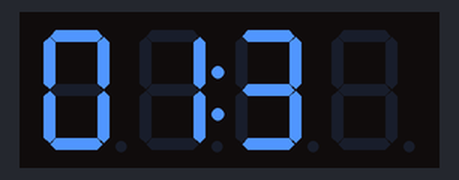
Simulated run of this sketch. Board: Arduino Uno, built with avr-gcc and run on an emulated ATmega328P. Shown: 4-digit seven-segment display.

Above: at 0.1 s.
At 7.1 s:
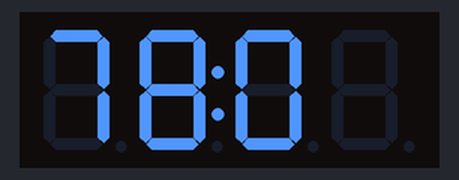
At 12.1 s:
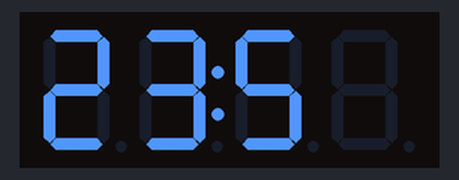
At 18.1 s:
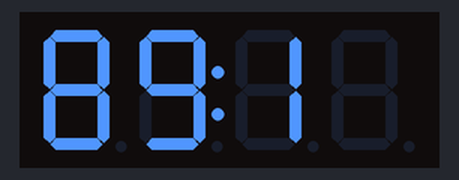
At 26.1 s:
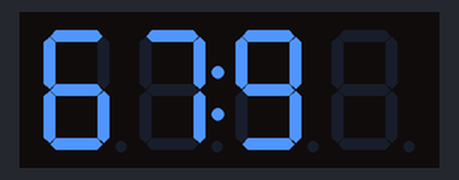
At 39.1 s:
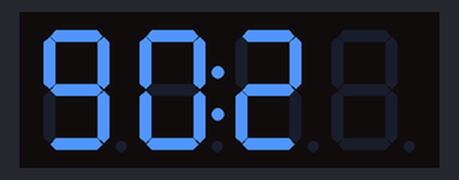

Measured:
- what the display in image 1 shows lasts 1.0 s, from 7.0 s to 8.0 s

The sketch:

208.ino
```cpp
#include <Wire.h>  // Include Wire library for I2C communication
#include <Adafruit_LEDBackpack.h>  // Include Adafruit library for HT16K33

// Create an instance of the Adafruit 7-segment display class
Adafruit_7segment display = Adafruit_7segment();

// Digits to display (0-3)
byte digitsToDisplay[4] = {0, 1, 2, 3};

// Brightness level (0-15 for HT16K33)
int brightness = 0;

// Timing variables
unsigned long previousMillis = 0;
const long interval = 1000;  // 1 second interval for scrolling

void setup() {
  // Initialize the display with I2C address 0x70 (default for HT16K33)
  display.begin(0x70);

  // Set initial brightness
  setBrightness(brightness);

  // Display the initial digits
  renderDisplay();
}

void loop() {
  // Get the current time
  unsigned long currentMillis = millis();

  // Check if 1 second has passed
  if (currentMillis - previousMillis >= interval) {
    // Save the last time the digits were updated
    previousMillis = currentMillis;

    // Scroll digits to the left
    scrollDigits();

    // Update the brightness level
    updateBrightness();

    // Render the new digits and brightness
    renderDisplay();
  }
}

// Function to set the brightness (0-15 for HT16K33)
void setBrightness(int level) {
  level = constrain(level, 0, 15);  // Ensure brightness level is within valid range
  display.setBrightness(level);
}

// Function to render the digits to the display
void renderDisplay() {
  for (int i = 0; i < 4; i++) {
    display.writeDigitNum(i, digitsToDisplay[i]);  // Write each digit to the display
  }
  display.writeDisplay();  // Update the display with the new data
}

// Function to scroll the digits to the left
void scrollDigits() {
  // Shift all digits to the left
  for (int i = 0; i < 3; i++) {
    digitsToDisplay[i] = digitsToDisplay[i + 1];
  }

  // Loop the last digit to the first position
  digitsToDisplay[3] = (digitsToDisplay[3] + 1) % 10;  // Increment and wrap around if greater than 9
}

// Function to update the brightness level
void updateBrightness() {
  brightness = (brightness + 1) % 16;  // Increment and wrap brightness (0-15)
  setBrightness(brightness);
}
```
